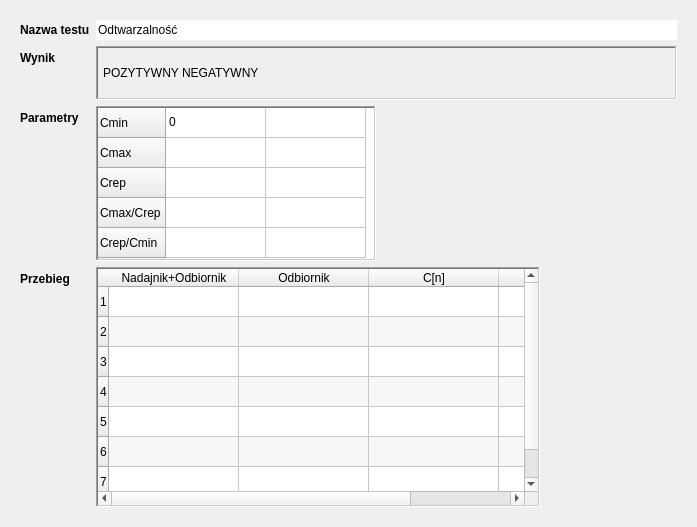
<?xml version="1.0" encoding="UTF-8"?>
<ui version="4.0">
 <class>OdtwarzalnoscWyniki</class>
 <widget class="QWidget" name="OdtwarzalnoscWyniki">
  <property name="geometry">
   <rect>
    <x>0</x>
    <y>0</y>
    <width>697</width>
    <height>527</height>
   </rect>
  </property>
  <property name="windowTitle">
   <string>Form</string>
  </property>
  <layout class="QGridLayout" name="gridLayout_2">
   <item row="0" column="0">
    <widget class="QStackedWidget" name="stackedWidget">
     <property name="currentIndex">
      <number>1</number>
     </property>
     <widget class="QWidget" name="podsumowanie">
      <layout class="QGridLayout" name="gridLayout">
       <item row="3" column="1">
        <widget class="QFrame" name="frcmax">
         <property name="frameShape">
          <enum>QFrame::StyledPanel</enum>
         </property>
         <property name="frameShadow">
          <enum>QFrame::Raised</enum>
         </property>
         <layout class="QHBoxLayout" name="horizontalLayout_2">
          <item>
           <widget class="QLabel" name="cmax">
            <property name="font">
             <font>
              <pointsize>14</pointsize>
             </font>
            </property>
            <property name="text">
             <string>0 dB</string>
            </property>
           </widget>
          </item>
          <item>
           <widget class="QLabel" name="cmax2">
            <property name="font">
             <font>
              <pointsize>14</pointsize>
             </font>
            </property>
            <property name="text">
             <string>0%</string>
            </property>
           </widget>
          </item>
         </layout>
        </widget>
       </item>
       <item row="2" column="1">
        <widget class="QFrame" name="frcmin">
         <property name="frameShape">
          <enum>QFrame::StyledPanel</enum>
         </property>
         <property name="frameShadow">
          <enum>QFrame::Raised</enum>
         </property>
         <layout class="QHBoxLayout" name="horizontalLayout_4">
          <item>
           <widget class="QLabel" name="cmin">
            <property name="font">
             <font>
              <pointsize>14</pointsize>
             </font>
            </property>
            <property name="text">
             <string>0 dB</string>
            </property>
           </widget>
          </item>
          <item>
           <widget class="QLabel" name="cmin2">
            <property name="font">
             <font>
              <pointsize>14</pointsize>
             </font>
            </property>
            <property name="text">
             <string>0%</string>
            </property>
           </widget>
          </item>
         </layout>
        </widget>
       </item>
       <item row="3" column="0">
        <widget class="QLabel" name="ecmax">
         <property name="font">
          <font>
           <pointsize>14</pointsize>
          </font>
         </property>
         <property name="text">
          <string>Cmax</string>
         </property>
        </widget>
       </item>
       <item row="5" column="0">
        <widget class="QLabel" name="etcmaxcrep">
         <property name="font">
          <font>
           <pointsize>14</pointsize>
          </font>
         </property>
         <property name="text">
          <string>Cmax/Crep</string>
         </property>
        </widget>
       </item>
       <item row="4" column="1">
        <widget class="QFrame" name="frame">
         <property name="frameShape">
          <enum>QFrame::StyledPanel</enum>
         </property>
         <property name="frameShadow">
          <enum>QFrame::Raised</enum>
         </property>
         <layout class="QHBoxLayout" name="horizontalLayout">
          <item>
           <widget class="QLabel" name="Crep">
            <property name="font">
             <font>
              <pointsize>14</pointsize>
             </font>
            </property>
            <property name="text">
             <string>0 dB</string>
            </property>
           </widget>
          </item>
          <item>
           <widget class="QLabel" name="Crep2">
            <property name="font">
             <font>
              <pointsize>14</pointsize>
             </font>
            </property>
            <property name="text">
             <string>0%</string>
            </property>
           </widget>
          </item>
         </layout>
        </widget>
       </item>
       <item row="2" column="0">
        <widget class="QLabel" name="eCmin">
         <property name="font">
          <font>
           <pointsize>14</pointsize>
          </font>
         </property>
         <property name="text">
          <string>Cmin</string>
         </property>
         <property name="wordWrap">
          <bool>true</bool>
         </property>
        </widget>
       </item>
       <item row="7" column="0" colspan="2">
        <widget class="QFrame" name="frameTable">
         <property name="frameShape">
          <enum>QFrame::StyledPanel</enum>
         </property>
         <property name="frameShadow">
          <enum>QFrame::Raised</enum>
         </property>
         <layout class="QGridLayout" name="gridLayoutResults">
          <property name="leftMargin">
           <number>5</number>
          </property>
          <property name="topMargin">
           <number>5</number>
          </property>
          <property name="rightMargin">
           <number>5</number>
          </property>
          <property name="bottomMargin">
           <number>5</number>
          </property>
          <property name="spacing">
           <number>3</number>
          </property>
         </layout>
        </widget>
       </item>
       <item row="5" column="1">
        <widget class="QLabel" name="cmaxcrep">
         <property name="font">
          <font>
           <pointsize>14</pointsize>
          </font>
         </property>
         <property name="frameShape">
          <enum>QFrame::Box</enum>
         </property>
         <property name="frameShadow">
          <enum>QFrame::Raised</enum>
         </property>
         <property name="text">
          <string>1</string>
         </property>
        </widget>
       </item>
       <item row="4" column="0">
        <widget class="QLabel" name="ecrep">
         <property name="font">
          <font>
           <pointsize>14</pointsize>
          </font>
         </property>
         <property name="text">
          <string>Crep</string>
         </property>
        </widget>
       </item>
       <item row="6" column="0">
        <widget class="QLabel" name="eCrepCmin">
         <property name="font">
          <font>
           <pointsize>14</pointsize>
          </font>
         </property>
         <property name="text">
          <string>Crep/Cmin</string>
         </property>
        </widget>
       </item>
       <item row="6" column="1">
        <widget class="QLabel" name="CrepCmin">
         <property name="font">
          <font>
           <pointsize>14</pointsize>
          </font>
         </property>
         <property name="frameShape">
          <enum>QFrame::Box</enum>
         </property>
         <property name="frameShadow">
          <enum>QFrame::Sunken</enum>
         </property>
         <property name="text">
          <string>1</string>
         </property>
        </widget>
       </item>
      </layout>
     </widget>
     <widget class="QWidget" name="wyniki">
      <layout class="QFormLayout" name="formLayout">
       <item row="0" column="0">
        <widget class="QLabel" name="etNazwa">
         <property name="font">
          <font>
           <bold>true</bold>
          </font>
         </property>
         <property name="text">
          <string>Nazwa testu</string>
         </property>
        </widget>
       </item>
       <item row="0" column="1">
        <widget class="QLineEdit" name="nazwa_testu">
         <property name="text">
          <string>Odtwarzalność</string>
         </property>
         <property name="frame">
          <bool>false</bool>
         </property>
         <property name="readOnly">
          <bool>true</bool>
         </property>
        </widget>
       </item>
       <item row="1" column="0">
        <widget class="QLabel" name="etResult">
         <property name="font">
          <font>
           <bold>true</bold>
          </font>
         </property>
         <property name="text">
          <string>Wynik</string>
         </property>
        </widget>
       </item>
       <item row="1" column="1">
        <widget class="QLabel" name="result">
         <property name="frameShape">
          <enum>QFrame::WinPanel</enum>
         </property>
         <property name="frameShadow">
          <enum>QFrame::Sunken</enum>
         </property>
         <property name="text">
          <string>POZYTYWNY NEGATYWNY</string>
         </property>
         <property name="margin">
          <number>2</number>
         </property>
         <property name="indent">
          <number>5</number>
         </property>
        </widget>
       </item>
       <item row="2" column="0">
        <widget class="QLabel" name="etParametry">
         <property name="font">
          <font>
           <bold>true</bold>
          </font>
         </property>
         <property name="text">
          <string>Parametry</string>
         </property>
        </widget>
       </item>
       <item row="2" column="1">
        <widget class="QTableWidget" name="tableParams">
         <property name="sizePolicy">
          <sizepolicy hsizetype="Minimum" vsizetype="Minimum">
           <horstretch>0</horstretch>
           <verstretch>0</verstretch>
          </sizepolicy>
         </property>
         <property name="maximumSize">
          <size>
           <width>280</width>
           <height>155</height>
          </size>
         </property>
         <property name="frameShape">
          <enum>QFrame::WinPanel</enum>
         </property>
         <property name="verticalScrollBarPolicy">
          <enum>Qt::ScrollBarAsNeeded</enum>
         </property>
         <property name="horizontalScrollBarPolicy">
          <enum>Qt::ScrollBarAsNeeded</enum>
         </property>
         <property name="autoScroll">
          <bool>false</bool>
         </property>
         <property name="editTriggers">
          <set>QAbstractItemView::NoEditTriggers</set>
         </property>
         <property name="tabKeyNavigation">
          <bool>false</bool>
         </property>
         <property name="showDropIndicator" stdset="0">
          <bool>false</bool>
         </property>
         <property name="dragDropOverwriteMode">
          <bool>false</bool>
         </property>
         <attribute name="horizontalHeaderVisible">
          <bool>false</bool>
         </attribute>
         <row>
          <property name="text">
           <string>Cmin</string>
          </property>
         </row>
         <row>
          <property name="text">
           <string>Cmax</string>
          </property>
         </row>
         <row>
          <property name="text">
           <string>Crep</string>
          </property>
         </row>
         <row>
          <property name="text">
           <string>Cmax/Crep</string>
          </property>
         </row>
         <row>
          <property name="text">
           <string>Crep/Cmin</string>
          </property>
         </row>
         <column>
          <property name="text">
           <string>Nazwa</string>
          </property>
         </column>
         <column>
          <property name="text">
           <string>Wartość</string>
          </property>
         </column>
         <item row="0" column="0">
          <property name="text">
           <string>0</string>
          </property>
         </item>
        </widget>
       </item>
       <item row="3" column="0">
        <widget class="QLabel" name="etPrzebieg">
         <property name="font">
          <font>
           <bold>true</bold>
          </font>
         </property>
         <property name="text">
          <string>Przebieg</string>
         </property>
        </widget>
       </item>
       <item row="3" column="1">
        <widget class="QTableWidget" name="tablePrzebieg">
         <property name="minimumSize">
          <size>
           <width>0</width>
           <height>236</height>
          </size>
         </property>
         <property name="maximumSize">
          <size>
           <width>444</width>
           <height>240</height>
          </size>
         </property>
         <property name="frameShape">
          <enum>QFrame::WinPanel</enum>
         </property>
         <property name="sizeAdjustPolicy">
          <enum>QAbstractScrollArea::AdjustToContents</enum>
         </property>
         <property name="autoScroll">
          <bool>false</bool>
         </property>
         <property name="editTriggers">
          <set>QAbstractItemView::DoubleClicked</set>
         </property>
         <property name="tabKeyNavigation">
          <bool>false</bool>
         </property>
         <property name="showDropIndicator" stdset="0">
          <bool>false</bool>
         </property>
         <property name="dragDropOverwriteMode">
          <bool>false</bool>
         </property>
         <property name="alternatingRowColors">
          <bool>true</bool>
         </property>
         <property name="selectionMode">
          <enum>QAbstractItemView::NoSelection</enum>
         </property>
         <property name="wordWrap">
          <bool>false</bool>
         </property>
         <property name="cornerButtonEnabled">
          <bool>false</bool>
         </property>
         <attribute name="horizontalHeaderCascadingSectionResizes">
          <bool>true</bool>
         </attribute>
         <attribute name="horizontalHeaderMinimumSectionSize">
          <number>130</number>
         </attribute>
         <attribute name="verticalHeaderVisible">
          <bool>true</bool>
         </attribute>
         <attribute name="verticalHeaderCascadingSectionResizes">
          <bool>true</bool>
         </attribute>
         <attribute name="verticalHeaderShowSortIndicator" stdset="0">
          <bool>false</bool>
         </attribute>
         <attribute name="verticalHeaderStretchLastSection">
          <bool>false</bool>
         </attribute>
         <row>
          <property name="text">
           <string>1</string>
          </property>
         </row>
         <row>
          <property name="text">
           <string>2</string>
          </property>
         </row>
         <row>
          <property name="text">
           <string>3</string>
          </property>
         </row>
         <row>
          <property name="text">
           <string>4</string>
          </property>
         </row>
         <row>
          <property name="text">
           <string>5</string>
          </property>
         </row>
         <row>
          <property name="text">
           <string>6</string>
          </property>
         </row>
         <row>
          <property name="text">
           <string>7</string>
          </property>
         </row>
         <column>
          <property name="text">
           <string>Nadajnik+Odbiornik</string>
          </property>
         </column>
         <column>
          <property name="text">
           <string>Odbiornik</string>
          </property>
         </column>
         <column>
          <property name="text">
           <string>C[n]</string>
          </property>
         </column>
         <column>
          <property name="text">
           <string>C[n]</string>
          </property>
         </column>
        </widget>
       </item>
      </layout>
     </widget>
     <widget class="QWidget" name="empty">
      <layout class="QFormLayout" name="formLayout_2">
       <item row="0" column="0">
        <widget class="QLabel" name="etNazwa_2">
         <property name="font">
          <font>
           <bold>true</bold>
          </font>
         </property>
         <property name="text">
          <string>Nazwa testu</string>
         </property>
        </widget>
       </item>
       <item row="0" column="1">
        <widget class="QLineEdit" name="nazwa_testu_2">
         <property name="text">
          <string>Odtwarzalność</string>
         </property>
         <property name="frame">
          <bool>false</bool>
         </property>
         <property name="readOnly">
          <bool>true</bool>
         </property>
        </widget>
       </item>
       <item row="1" column="1">
        <widget class="QPushButton" name="pbStartOdtwarzalnosc">
         <property name="text">
          <string>Badanie nie zostało jeszczy wykonane. Wciśniej ten przycisk aby wykonać badanie</string>
         </property>
        </widget>
       </item>
       <item row="2" column="1">
        <spacer name="verticalSpacer">
         <property name="orientation">
          <enum>Qt::Vertical</enum>
         </property>
         <property name="sizeHint" stdset="0">
          <size>
           <width>20</width>
           <height>40</height>
          </size>
         </property>
        </spacer>
       </item>
      </layout>
     </widget>
    </widget>
   </item>
  </layout>
 </widget>
 <resources/>
 <connections/>
</ui>
